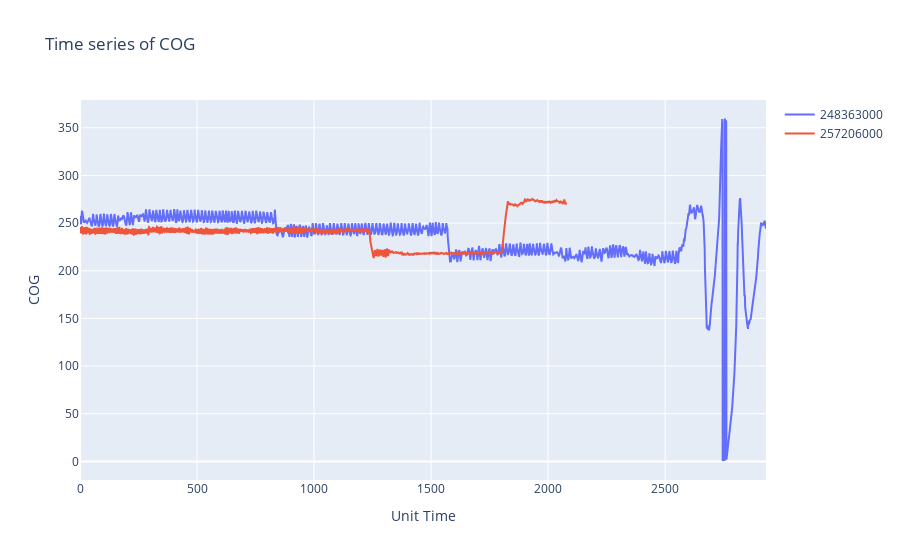

The notebook cell saved with this chart:
### Markdown cell above
### Compare the timeseries of a ship parameter

[Text formating in plotly](https://plotly.com/python/hover-text-and-formatting/)

### Code cell
time_series_profile(ship_df)

### Figure 1 — Plotly figure (JSON) as saved in the notebook; plotly's stock layout.template omitted (floating-point values rounded to 4 significant figures; data arrays with more than 128 entries replaced by an {"elided": "..."} marker saying what was removed)
{"data": [{"mode": "lines", "name": "248363000", "type": "scatter", "y": {"elided": "2932 float values"}}, {"mode": "lines", "name": "257206000", "type": "scatter", "y": {"elided": "2078 float values"}}], "layout": {"title": {"text": "Time series of COG"}, "xaxis": {"title": {"text": "Unit Time"}}, "yaxis": {"title": {"text": "COG"}}}}
